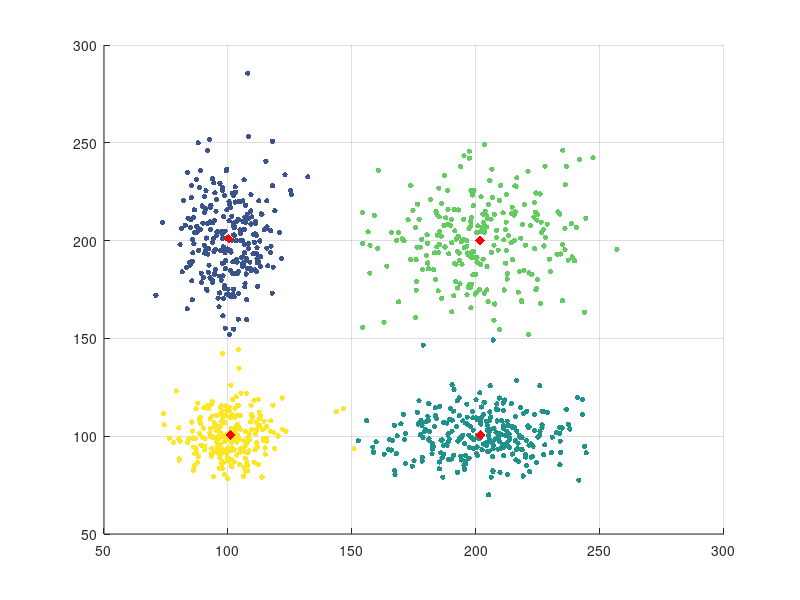

This figure's MATLAB source:
%% code by Darren Saguil, 100458141, UOIT
close all
clear all
clc

%% initialize variables - You can play around with these
% complexity of this implementation is O(nkpd), where n = loops, k =
% centroids, p = points, d = dimensionality

% how many points to generate (default 1000)
points = 1000;

% how many centroids you want (default 4)
k_centroids = 4;

% the maximum number of loops to run the algorithm (default 10000)
loops = 10000;

% The next variables will manually group the points into 4 clusters
% how much you want to spread the clusters (values must be >= 1)
bot_right_spread = 2; % this will shift a bunch of points to the bottom right
top_left_spread = 2; % this will shift a bunch of points to the top left
top_right_spread = 2; % this will shift points to the top right

% density of each cluster (must be between 0 and 1 and add to <= 1)
bot_right_density = 0.25; % how dense you want the bottom right cluster to be
top_left_density = 0.25; % how dense you want the top left cluster to be
top_right_density = 0.25; % how dense you want the top right cluster to be

%% Initialize the variables using your settings

%generate the points
P = (randn(points, 2)+10).* 10;
[n, m] = size(P);
Gprev = zeros(1, n);

%separate the points
for i=1:n
    x = rand;
    if x <= bot_right_density
        P(i, 1) = P(i,1) * bot_right_spread;
    end
    if x > bot_right_density && x <= bot_right_density + top_left_density
        P(i, 2) = P(i, 2) * top_left_spread;
    end
    if x > bot_right_density + top_left_density && x <= bot_right_density + top_left_density + top_right_density
        P(i, :) = P(i, :) .* top_right_spread;
    end
end

% randomly select the centroids
C = zeros(k_centroids, 2);
centroids = randperm(points, k_centroids);
for k = 1:k_centroids
    C(k,:) = P(centroids(k), :);
end

%% perform the k-means algorithm
for loop = 1:loops
    update = 0;
    [G, D] = deal(Inf(1, n));
    %for each centroid
    for k = 1:k_centroids
        % for each point
        for i = 1:n
            % calculate the distance between the current centroid and the point
            temp = sqrt(sum((C(k, :) - P(i, :)) .^ 2));
            
            %if this distance is smaller than the current distance
            if temp < D(i)
                
                %save this distance as the current distance
                D(i) = temp;
                %group this point into the current cluster
                G(i) = k;
            end
        end
    end
    
    %if the clusters of the points have not changed, then break
    if isequal(G, Gprev)
        break
    end
    Gprev = G;
    
    %update the centroids
    %for every centroid
    for k = 1:k_centroids
        %move the centroid to the mean of every point in its group
        
        %first, take the sum of all the points in the cluster
        %and count the number of points in the cluster as well
        count = 0;
        total = zeros(1,2);
        for i = 1:n
            if G(i) == k
                total = total + P(i, :);
                count = count + 1;
            end
        end
        
        %take the average of the total points and move the centroid there
        %the count>0 clause is just there to avoid dividing by zero and
        %will likely not be activated ever but it is good to have
        if count > 0
            C(k, :) = total ./ count;
        end
    end
end

%% plot it
grid on
hold on

scatter(P(:, 1), P(:, 2), 15, G, 'filled')
scatter(C(:, 1), C(:, 2), 50, [1,0,0], 'filled', 'd')